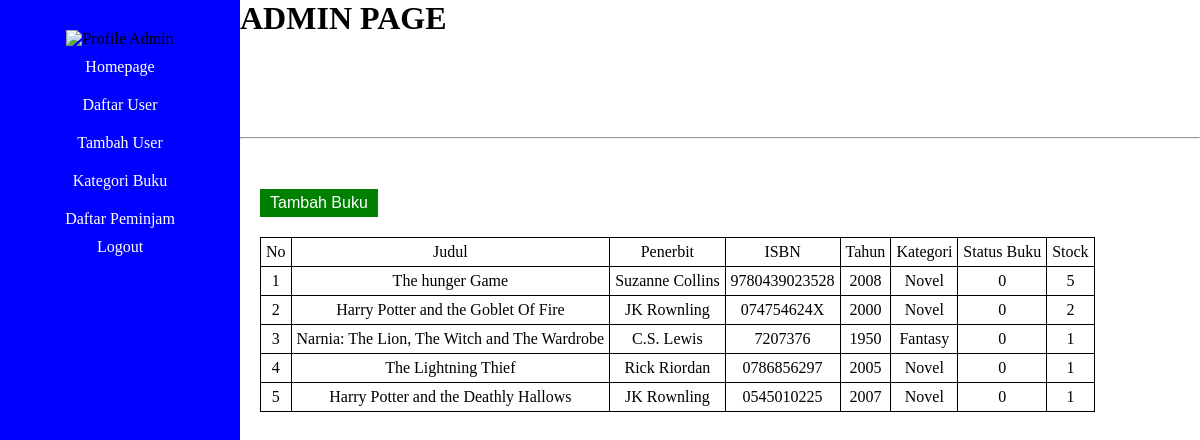
Page /admin/kategori.php (signed in) on the committed database.
### tables this page shows
CREATE TABLE `buku` (
  `id_buku` INT(11) NOT NULL,
  `judul_buku` VARCHAR(50) NOT NULL,
  `nama_penerbit` VARCHAR(20) NOT NULL,
  `ISBN` VARCHAR(30) NOT NULL,
  `Tahun` YEAR(4) NOT NULL,
  `kategori` VARCHAR(20) NOT NULL,
  `stock` INT(11) NOT NULL,
  `status_buku` TINYINT(1) NOT NULL
);

### admin/kategori.php (the view, shortened to what this page needs)
<?php
        include'db_connection.php';
        $query = "SELECT * FROM buku";
        $data = mysqli_query($conn,$query);
    ?>
<!DOCTYPE html>
<html lang="en">
<head>
    <link rel="stylesheet" href="css/kategoricss.css">
</head>
<body>
    <div class="main">
        <div class="left-content">
            <img src="#" alt="Profile Admin">
            <ul style="list-style-type: none;">
                <li><a href="adminpage.php">Homepage</a></li>
                <li><a href="listuser.php">Daftar User</a></li>
                <li><a href="adduser.php">Tambah User</a></li>
                <li><a href="kategori.php">Kategori Buku</a></li>
                <li><a href="peminjam.php">Daftar Peminjam</a></li>
            </ul>
            <div class="logout">
                <a href="../logout.php">Logout</a>
            </div>
        </div>
        <div class="mid-content">
            <h1>ADMIN PAGE</h1>
            <hr>
            <div class="info">
                <a href="addbook.php"><button>Tambah Buku</button></a>
               <table >
                   <tr>
                       <td>No</td>
                       <td>Judul</td>
                       <td>Penerbit</td>
                       <td>ISBN</td>
                       <td>Tahun</td>
                       <td>Kategori</td>
                       <td>Status Buku</td>
                       <td>Stock</td>
                   </tr>
                   <?php
                    while($x = mysqli_fetch_array($data)){
                   ?>
                   <tr>
                       <td><?= $x['id_buku'];?></td>
                       <td><?= $x['judul_buku'];?></td>
                       <td><?= $x['nama_penerbit'];?></td>
                       <td><?= $x['ISBN'];?></td>
                       <td><?= $x['Tahun'];?></td>
                       <td><?= $x['kategori'];?></td>
                       <td><?= $x['status_buku'];?></td>
                       <td><?= $x['stock'];?></td>
                   </tr>
                    <?php }?>
               </table>
            </div>
        </div>
    </div>
</body>
</html>

### admin/css/kategoricss.css (style rules this page uses)
* { padding: 0px; margin: 0px; }
.main { height: 100%; }
.left-content { float: left; width: 20%; background-color: blue; text-align: center; padding-bottom:600px; }
.left-content a { text-decoration: none; color: white; }
.left-content li { padding: 10px; }
.left-content img { padding-top: 30px; }
.mid-content { float: left; width: 80%; }
hr { margin-top: 100px; margin-bottom: 50px; }
.info table,tr,td { border: 1px solid black; border-collapse: collapse; padding: 5px; margin-left: 20px; text-align: center; }
.info button { margin-left: 20px; margin-bottom: 20px; padding: 5px 10px; border: none; background-color: green; color: white; font-size: 16px; cursor: pointer; }

### rows in the picture
buku: id_buku "1", judul_buku "The hunger Game", nama_penerbit "Suzanne Collins", ISBN "9780439023528", Tahun "2008", kategori "Novel", status_buku "0", stock "5"
buku: id_buku "2", judul_buku "Harry Potter and the Goblet Of Fire", nama_penerbit "JK Rownling", ISBN "074754624X", Tahun "2000", kategori "Novel", status_buku "0", stock "2"
buku: id_buku "3", judul_buku "Narnia: The Lion, The Witch and The Wardrobe", nama_penerbit "C.S. Lewis", ISBN "7207376", Tahun "1950", kategori "Fantasy", status_buku "0", stock "1"
buku: id_buku "4", judul_buku "The Lightning Thief", nama_penerbit "Rick Riordan", ISBN "0786856297", Tahun "2005", kategori "Novel", status_buku "0", stock "1"
buku: id_buku "5", judul_buku "Harry Potter and the Deathly Hallows", nama_penerbit "JK Rownling", ISBN "0545010225", Tahun "2007", kategori "Novel", status_buku "0", stock "1"
